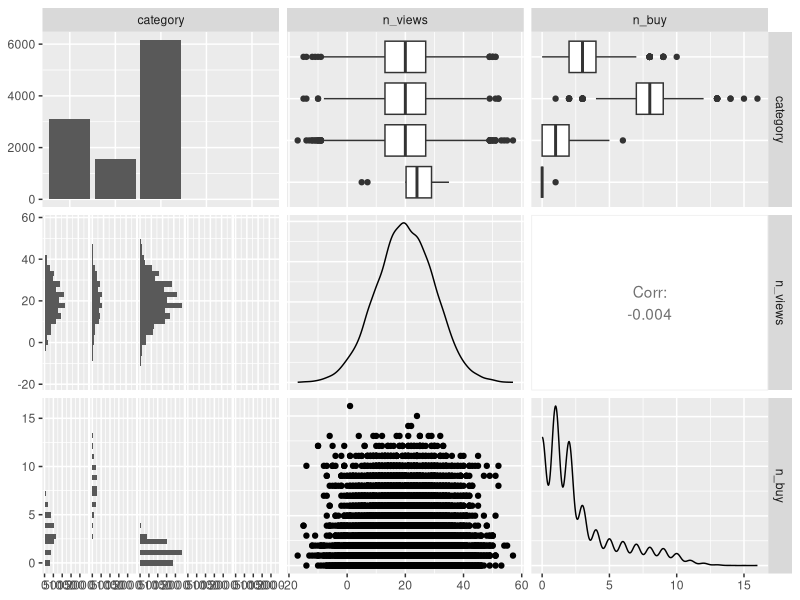

R code for this plot:
####### LEER LOS CONJUNTOS DE DATOS ---------

library(readr)
registros<-read_csv("registries.csv")
head(registros)
clientes<-read_csv("clients.csv")

####### FUNCIONES PARA PROCESAMIENTO ---------


library(dplyr)
#crear una variable que mida el tiempo de la conexión
registros <- registros %>% mutate(time=exit_time-entry_time)

#unir los dos conjuntos de datos por ID del cliente
registros2 <- inner_join(registros,clientes, by="ID")

# filtrar el conjunto de datos tal que solo queden los clientes "Silver" 
registros2_silver <- registros2 %>% filter(category=="Silver")

# seleccionar solo las variables de ID, n_views y n_buy

registros2 %>% select(ID, n_views, n_buy)



####### FUNCIONES PARA ANÁLISIS DESCRIPTIVO ---------

library(GGally)
registros2 %>% select(category, n_views, n_buy) %>% ggpairs()


#######  PARA TALLER GRUPAL --------

# 1. Cree una tabla donde por se cuente cuántos log ins tuve cada cliente 
# y el tiempo promedio de sus log ins.
# 2. Cree una variable que indique "Sí" si el cliente realizó una compra en ese log in,
# caso contrario "No" y añada esa variable en el gráfico de pares
# 3. Realice un resumen ejecutivo de los principales hallazgos de todo el análisis
